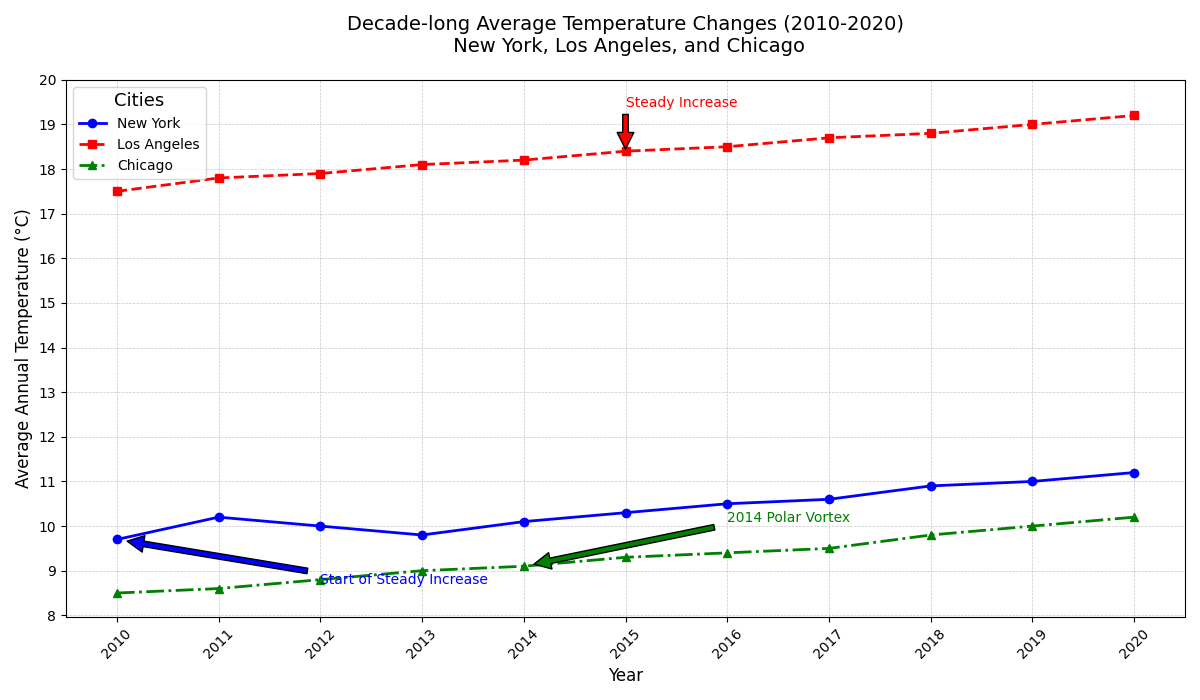

This figure's Python source:
import matplotlib.pyplot as plt
import numpy as np

# Backstory:
# The script visualizes the historical average temperature changes in three cities over a decade. 
# The cities monitored are New York, Los Angeles, and Chicago from 2010 to 2020.
# This study shows how temperatures have been changing due to climate variations.

# Years from 2010 to 2020
years = np.arange(2010, 2021)

# Average annual temperatures in Celsius for each city over time
ny_temps = np.array([9.7, 10.2, 10.0, 9.8, 10.1, 10.3, 10.5, 10.6, 10.9, 11.0, 11.2])
la_temps = np.array([17.5, 17.8, 17.9, 18.1, 18.2, 18.4, 18.5, 18.7, 18.8, 19.0, 19.2])
chicago_temps = np.array([8.5, 8.6, 8.8, 9.0, 9.1, 9.3, 9.4, 9.5, 9.8, 10.0, 10.2])

# Plotting
plt.figure(figsize=(12, 7))

# Plotting the temperature lines for each city
plt.plot(years, ny_temps, marker='o', label='New York', linestyle='-', linewidth=2, color='blue')
plt.plot(years, la_temps, marker='s', label='Los Angeles', linestyle='--', linewidth=2, color='red')
plt.plot(years, chicago_temps, marker='^', label='Chicago', linestyle='-.', linewidth=2, color='green')

# Adding annotations for significant events
plt.annotate('Start of Steady Increase', xy=(2010, ny_temps[0]), xytext=(2012, ny_temps[0] - 1),
             arrowprops=dict(facecolor='blue', shrink=0.05), fontsize=10, color='blue')

plt.annotate('Steady Increase', xy=(2015, la_temps[5]), xytext=(2015, la_temps[5] + 1),
             arrowprops=dict(facecolor='red', shrink=0.05), fontsize=10, color='red')

plt.annotate('2014 Polar Vortex', xy=(2014, chicago_temps[4]), xytext=(2016, chicago_temps[4] + 1),
             arrowprops=dict(facecolor='green', shrink=0.05), fontsize=10, color='green')

# Chart detailed labels and title
plt.title('Decade-long Average Temperature Changes (2010-2020)\n New York, Los Angeles, and Chicago', fontsize=14, pad=20)
plt.xlabel('Year', fontsize=12)
plt.ylabel('Average Annual Temperature (°C)', fontsize=12)
plt.xticks(years, rotation=45)
plt.yticks(np.arange(8, 21, 1))

# Adding a grid for better readability
plt.grid(True, which='both', linestyle='--', linewidth=0.5, alpha=0.7)

# Adding a legend to distinguish the cities
plt.legend(loc='upper left', fontsize=10, title='Cities', title_fontsize='13')

# Automatically adjust layout to prevent overlap
plt.tight_layout()

# Show the plot
plt.show()
